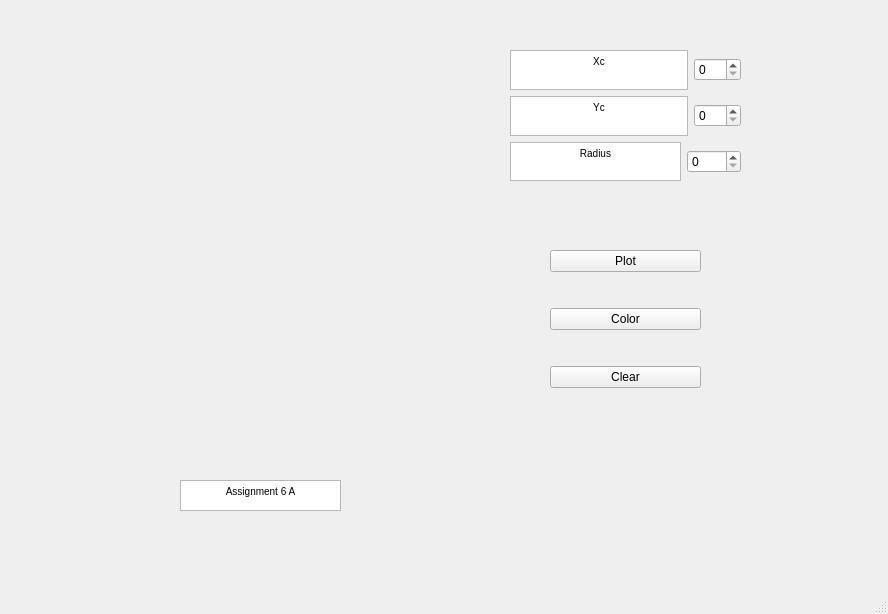
<?xml version="1.0" encoding="UTF-8"?>
<ui version="4.0">
 <class>MainWindow</class>
 <widget class="QMainWindow" name="MainWindow">
  <property name="geometry">
   <rect>
    <x>0</x>
    <y>0</y>
    <width>888</width>
    <height>614</height>
   </rect>
  </property>
  <property name="windowTitle">
   <string>MainWindow</string>
  </property>
  <widget class="QWidget" name="centralwidget">
   <widget class="QTextBrowser" name="textBrowser_5">
    <property name="geometry">
     <rect>
      <x>180</x>
      <y>480</y>
      <width>161</width>
      <height>31</height>
     </rect>
    </property>
    <property name="html">
     <string>&lt;!DOCTYPE HTML PUBLIC &quot;-//W3C//DTD HTML 4.0//EN&quot; &quot;http://www.w3.org/TR/REC-html40/strict.dtd&quot;&gt;
&lt;html&gt;&lt;head&gt;&lt;meta name=&quot;qrichtext&quot; content=&quot;1&quot; /&gt;&lt;style type=&quot;text/css&quot;&gt;
p, li { white-space: pre-wrap; }
&lt;/style&gt;&lt;/head&gt;&lt;body style=&quot; font-family:'MS Shell Dlg 2'; font-size:7.8pt; font-weight:400; font-style:normal;&quot;&gt;
&lt;p align=&quot;center&quot; style=&quot; margin-top:0px; margin-bottom:0px; margin-left:0px; margin-right:0px; -qt-block-indent:0; text-indent:0px;&quot;&gt;Assignment 6 A&lt;/p&gt;&lt;/body&gt;&lt;/html&gt;</string>
    </property>
   </widget>
   <widget class="QLabel" name="label">
    <property name="geometry">
     <rect>
      <x>20</x>
      <y>20</y>
      <width>461</width>
      <height>431</height>
     </rect>
    </property>
    <property name="autoFillBackground">
     <bool>true</bool>
    </property>
    <property name="text">
     <string/>
    </property>
   </widget>
   <widget class="QWidget" name="">
    <property name="geometry">
     <rect>
      <x>510</x>
      <y>50</y>
      <width>231</width>
      <height>131</height>
     </rect>
    </property>
    <layout class="QVBoxLayout" name="verticalLayout">
     <item>
      <layout class="QHBoxLayout" name="horizontalLayout">
       <item>
        <widget class="QTextBrowser" name="textBrowser">
         <property name="html">
          <string>&lt;!DOCTYPE HTML PUBLIC &quot;-//W3C//DTD HTML 4.0//EN&quot; &quot;http://www.w3.org/TR/REC-html40/strict.dtd&quot;&gt;
&lt;html&gt;&lt;head&gt;&lt;meta name=&quot;qrichtext&quot; content=&quot;1&quot; /&gt;&lt;style type=&quot;text/css&quot;&gt;
p, li { white-space: pre-wrap; }
&lt;/style&gt;&lt;/head&gt;&lt;body style=&quot; font-family:'MS Shell Dlg 2'; font-size:7.8pt; font-weight:400; font-style:normal;&quot;&gt;
&lt;p align=&quot;center&quot; style=&quot; margin-top:0px; margin-bottom:0px; margin-left:0px; margin-right:0px; -qt-block-indent:0; text-indent:0px;&quot;&gt;Xc&lt;/p&gt;&lt;/body&gt;&lt;/html&gt;</string>
         </property>
        </widget>
       </item>
       <item>
        <widget class="QSpinBox" name="spinXCenter">
         <property name="maximum">
          <number>400</number>
         </property>
        </widget>
       </item>
      </layout>
     </item>
     <item>
      <layout class="QHBoxLayout" name="horizontalLayout_2">
       <item>
        <widget class="QTextBrowser" name="textBrowser_2">
         <property name="html">
          <string>&lt;!DOCTYPE HTML PUBLIC &quot;-//W3C//DTD HTML 4.0//EN&quot; &quot;http://www.w3.org/TR/REC-html40/strict.dtd&quot;&gt;
&lt;html&gt;&lt;head&gt;&lt;meta name=&quot;qrichtext&quot; content=&quot;1&quot; /&gt;&lt;style type=&quot;text/css&quot;&gt;
p, li { white-space: pre-wrap; }
&lt;/style&gt;&lt;/head&gt;&lt;body style=&quot; font-family:'MS Shell Dlg 2'; font-size:7.8pt; font-weight:400; font-style:normal;&quot;&gt;
&lt;p align=&quot;center&quot; style=&quot; margin-top:0px; margin-bottom:0px; margin-left:0px; margin-right:0px; -qt-block-indent:0; text-indent:0px;&quot;&gt;Yc&lt;/p&gt;&lt;/body&gt;&lt;/html&gt;</string>
         </property>
        </widget>
       </item>
       <item>
        <widget class="QSpinBox" name="spinYCenter">
         <property name="maximum">
          <number>400</number>
         </property>
        </widget>
       </item>
      </layout>
     </item>
     <item>
      <layout class="QHBoxLayout" name="horizontalLayout_3">
       <item>
        <widget class="QTextBrowser" name="textBrowser_3">
         <property name="html">
          <string>&lt;!DOCTYPE HTML PUBLIC &quot;-//W3C//DTD HTML 4.0//EN&quot; &quot;http://www.w3.org/TR/REC-html40/strict.dtd&quot;&gt;
&lt;html&gt;&lt;head&gt;&lt;meta name=&quot;qrichtext&quot; content=&quot;1&quot; /&gt;&lt;style type=&quot;text/css&quot;&gt;
p, li { white-space: pre-wrap; }
&lt;/style&gt;&lt;/head&gt;&lt;body style=&quot; font-family:'MS Shell Dlg 2'; font-size:7.8pt; font-weight:400; font-style:normal;&quot;&gt;
&lt;p align=&quot;center&quot; style=&quot; margin-top:0px; margin-bottom:0px; margin-left:0px; margin-right:0px; -qt-block-indent:0; text-indent:0px;&quot;&gt;Radius&lt;/p&gt;&lt;/body&gt;&lt;/html&gt;</string>
         </property>
        </widget>
       </item>
       <item>
        <widget class="QSpinBox" name="spinRadius">
         <property name="maximum">
          <number>1000</number>
         </property>
        </widget>
       </item>
      </layout>
     </item>
    </layout>
   </widget>
   <widget class="QWidget" name="">
    <property name="geometry">
     <rect>
      <x>550</x>
      <y>220</y>
      <width>151</width>
      <height>201</height>
     </rect>
    </property>
    <layout class="QVBoxLayout" name="verticalLayout_2">
     <item>
      <widget class="QPushButton" name="btnPlot">
       <property name="text">
        <string>Plot</string>
       </property>
      </widget>
     </item>
     <item>
      <widget class="QPushButton" name="btnColor">
       <property name="text">
        <string>Color</string>
       </property>
      </widget>
     </item>
     <item>
      <widget class="QPushButton" name="btnClear">
       <property name="text">
        <string>Clear</string>
       </property>
      </widget>
     </item>
    </layout>
   </widget>
  </widget>
  <widget class="QStatusBar" name="statusbar"/>
 </widget>
 <resources/>
 <connections/>
</ui>
